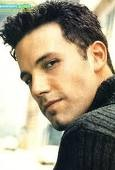
#> input picture Faces/train/Ben Afflek/1.jpg, 115 x 170 px, found by its file name; its folder holds only this picture in this run
$ jupyter execute --allow-errors Facerecognition_builtinopenCV.ipynb
#> lines starting #> are read from the running program, lines starting #| are printed output that depends on the picture
[cell 1]
import numpy as np
import cv2 as cv
import matplotlib.pyplot as plt
import pandas as pd
import os

[cell 2]
people = []
for i in os.listdir(r'C:\Users\Riyaz\Desktop\DS & ML\Open CV\Faces\train'):
    people.append(i)
#> pass 2 of the loop `for i in os.listdir(r'C:\Users\Riyaz\Desktop\DS & ML\Open CV\Faces\tra..`:

# print(people)
diR = r'C:\Users\Riyaz\Desktop\DS & ML\Open CV\Faces\train'

haar_cascade = cv.CascadeClassifier('frontface.xml')

features = []
labels = []

def create_train():
    for person in people:
        path = os.path.join(diR, person)
        label = people.index(person)

        for img in os.listdir(path):
            img_path = os.path.join(path, img)

            img_array = cv.imread(img_path)
#> img_array is the input picture: shape (170, 115, 3); mean B, G, R 130.9, 151.7, 161.1
            gray = cv.cvtColor(img_array, cv.COLOR_BGR2GRAY)
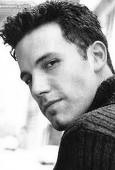
#> gray: shape (170, 115); min 0, max 255, mean 152.2

            face_rect =  haar_cascade.detectMultiScale(gray, scaleFactor = 1.1, minNeighbors = 4)
#> face_rect = ()

            for (x,y,w,h) in face_rect:
                faces_roi = gray[y:y+h, x:x+w]
                features.append(faces_roi)
                labels.append(label)
#> this loop made 0 passes
#> after the loop, features = []; labels = []
#> pass 2 of the loop in create_train, `for person in people:`:
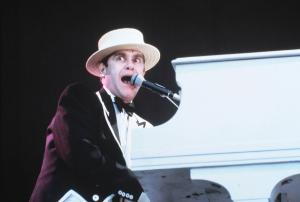
#> input picture Faces/train/Elton John/1.jpg, 300 x 202 px, found by its file name
#> in create_train, img_array is the input picture: shape (202, 300, 3); mean B, G, R 113.5, 107.3, 104.2
#> in create_train, `gray = cv.cvtColor(img_array, cv.COLOR_BGR2GRAY)`:
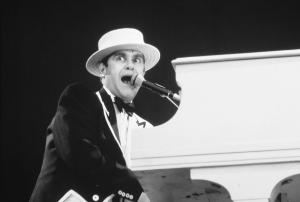
#> gray: shape (202, 300); min 9, max 255, mean 107.1
#> face_rect = [[91, 28, 71, 71]]
#> the loop in create_train, `for (x,y,w,h) in face_rect:` made 1 pass
#> pass 1, in create_train, `faces_roi = gray[y:y+h, x:x+w]`:
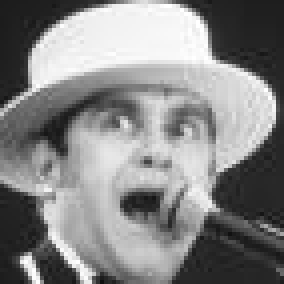
#> faces_roi: shape (71, 71) (shown 4 times larger); min 14, max 255, mean 134.2
#> after the loop in create_train, `for (x,y,w,h) in face_rect:`: features = 1 item; labels = [1]

create_train()
# [5 lines of commented-out code are left out]

face_recognizer = cv.face.LBPHFaceRecognizer_create()

# train recognizer on feaures list and labels list

features = np.array(features, dtype = 'object')
labels = np.array(labels)

#> (the rest of this cell did not finish here and is left out)
